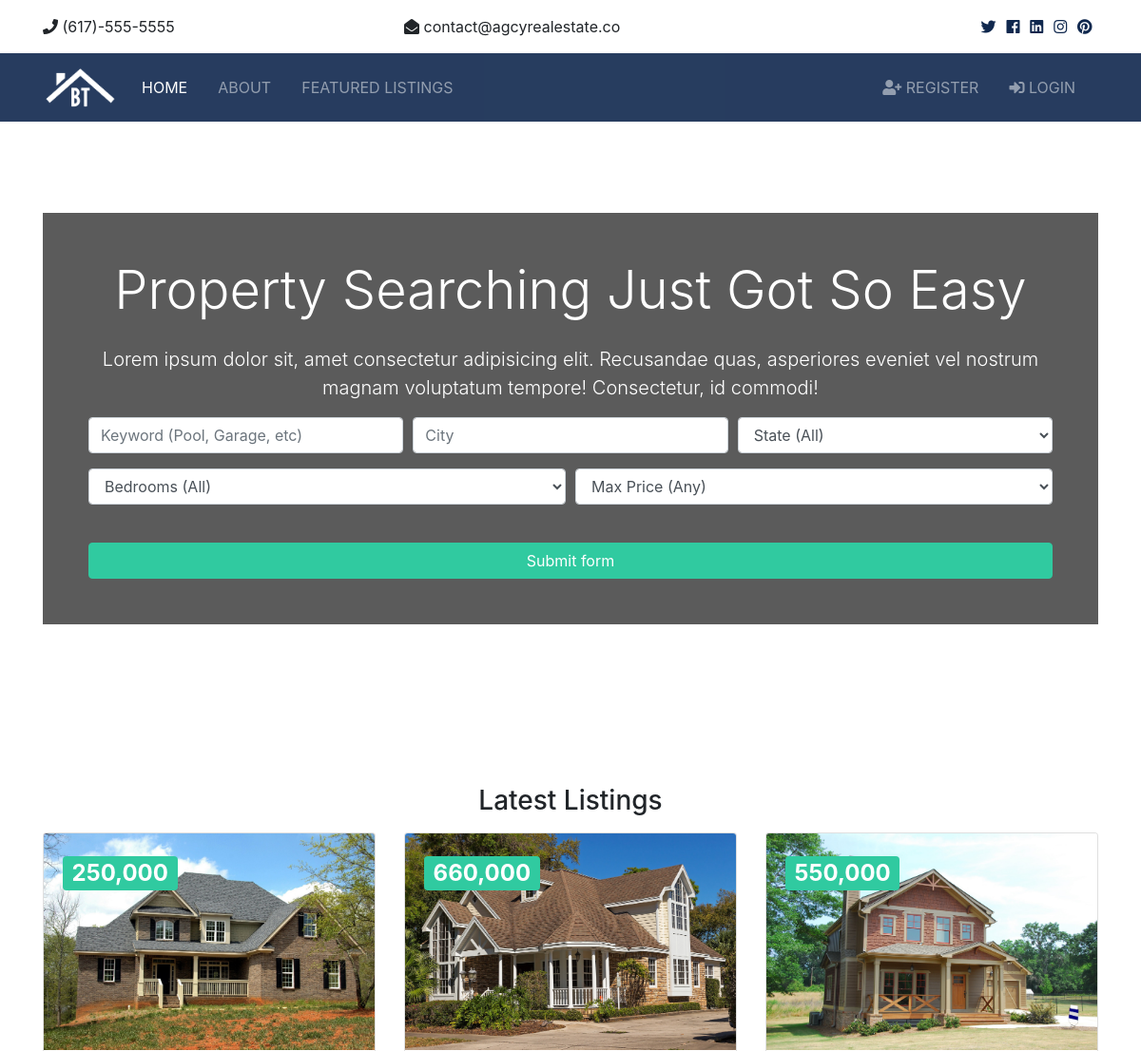
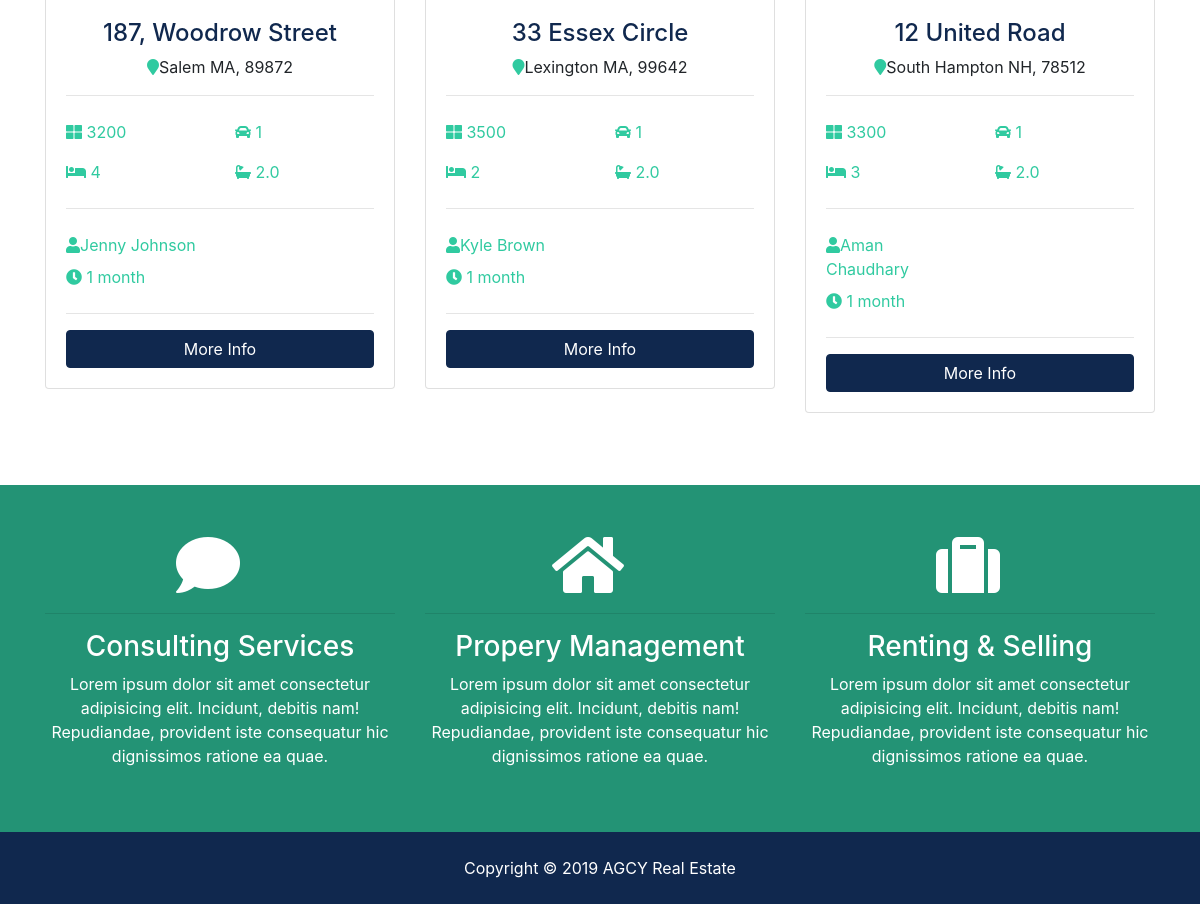
The page / on the database its author committed (2 pictures, top to bottom).
### listings/models.py (models this page shows, shortened)
class Listing(models.Model):
	realtor = models.ForeignKey(Realtor, on_delete=models.DO_NOTHING)
	title = models.CharField(max_length=200)
	address = models.CharField(max_length=200)
	city = models.CharField(max_length=100)
	state = models.CharField(max_length=100)
	zipcode = models.CharField(max_length=20)
	description = models.TextField(blank=True)
	price = models.IntegerField()
	bedrooms = models.IntegerField()
	bathrooms = models.DecimalField(max_digits=2, decimal_places=1)
	garage = models.IntegerField(default=0)
	sqft = models.IntegerField()
	lot_size = models.DecimalField(max_digits=5, decimal_places=1)
	photo_main = models.ImageField(upload_to='photos/%Y/%m/%d/')
	photo_1 = models.ImageField(upload_to='photos/%Y/%m/%d/', blank=True)
	photo_2 = models.ImageField(upload_to='photos/%Y/%m/%d/', blank=True)
	photo_2 = models.ImageField(upload_to='photos/%Y/%m/%d/', blank=True)
	photo_3 = models.ImageField(upload_to='photos/%Y/%m/%d/', blank=True)
	photo_4 = models.ImageField(upload_to='photos/%Y/%m/%d/', blank=True)
	photo_5 = models.ImageField(upload_to='photos/%Y/%m/%d/', blank=True)
	photo_6 = models.ImageField(upload_to='photos/%Y/%m/%d/', blank=True)
	is_published = models.BooleanField(default=True)
	list_date = models.DateTimeField(default=datetime.now, blank=True)

### realtors/models.py (models this page shows)
class Realtor(models.Model):
	name = models.CharField(max_length=200)
	photo = models.ImageField(upload_to='photos/%Y/%m/%d')
	description = models.TextField(blank=True)
	phone = models.CharField(max_length=20)
	email = models.CharField(max_length=50)
	is_mvp = models.BooleanField(default=False)
	hire_date = models.DateTimeField(default=datetime.now)
	def __str__(self):
		return self.name

### pages/views.py (the view)
# urls.py: path('',views.index,name='listings'),
def index(request):
	listings = Listing.objects.order_by('-list_date').filter(is_published=True)[:3]
	context={
		'listings': listings,
		'state_choices': state_choices,
		'price_choices': price_choices,
		'bedroom_choices': bedroom_choices
	}
	return render(request, 'pages/index.html',context)

### templates/pages/index.html (shortened to what this page needs)
{% extends 'base.html' %}
{% load humanize %}
{% block content %}
  <section id="showcase">
    <div class="container text-center">
      <div class="home-search p-5">
        <div class="overlay p-5">
          <h1 class="display-4 mb-4">
            Property Searching Just Got So Easy
          </h1>
          <p class="lead">Lorem ipsum dolor sit, amet consectetur adipisicing elit. Recusandae quas, asperiores eveniet vel nostrum magnam
            voluptatum tempore! Consectetur, id commodi!</p>
          <div class="search">
            <form action="{% url 'search' %}">
              <div class="form-row">
                <div class="col-md-4 mb-3">
                  <input type="text" name="keywords" class="form-control" placeholder="Keyword (Pool, Garage, etc)">
                </div>
                <div class="col-md-4 mb-3">
                  <input type="text" name="city" class="form-control" placeholder="City">
                </div>
                <div class="col-md-4 mb-3">
                  <select name="state" class="form-control">
                    <option selected="true" disabled="disabled">State (All)</option>
                  </select>
                </div>
              </div>
              <div class="form-row">
                <div class="col-md-6 mb-3">
                  <select name="bedrooms" class="form-control">
                    <option selected="true" disabled="disabled">Bedrooms (All)</option>
                  </select>
                </div>
                <div class="col-md-6 mb-3">
                  <select name="price" class="form-control" id="type">
                    <option selected="true" disabled="disabled">Max Price (Any)</option>
                  </select>
                </div>
              </div>
              <button class="btn btn-secondary btn-block mt-4" type="submit">Submit form</button>
            </form>
          </div>
        </div>
      </div>
    </div>
  </section>
  <section id="listings" class="py-5">
    <div class="container">
      <h3 class="text-center mb-3">Latest Listings</h3>
      <div class="row">
        {% if listings %}
          {% for listing in listings %}
            <div class="col-md-6 col-lg-4 mb-4">
              <div class="card listing-preview">
                <img class="card-img-top" src="{{listing.photo_main.url}}" alt="">
                <div class="card-img-overlay">
                  <h2>
                    <span class="badge badge-secondary text-white">{{listing.price | intcomma}}</span>
                  </h2>
                </div>
                <div class="card-body">
                  <div class="listing-heading text-center">
                    <h4 class="text-primary">{{listing.title}}</h4>
                    <p>
                      <i class="fas fa-map-marker text-secondary"></i>{{listing.city}} {{listing.state}}, {{listing.zipcode}}</p>
                  </div>
                  <hr>
                  <div class="row py-2 text-secondary">
                    <div class="col-6">
                      <i class="fas fa-th-large"></i> {{listing.sqft}} </div>
                    <div class="col-6">
                      <i class="fas fa-car"></i> {{listing.garage}} </div>
                  </div>
                  <div class="row py-2 text-secondary">
                    <div class="col-6">
                      <i class="fas fa-bed"></i> {{listing.bedrooms}} </div>
                    <div class="col-6">
                      <i class="fas fa-bath"></i> {{listing.bathrooms}} </div>
                  </div>
                  <hr>
                  <div class="row py-2 text-secondary">
                    <div class="col-6">
                      <i class="fas fa-user"></i>{{ listing.realtor }}</div>
                  </div>
                  <div class="row text-secondary pb-2">
                    <div class="col-6">
                      <i class="fas fa-clock"></i> {{listing.list_date | timesince}} </div>
                  </div>
                  <hr>
                  <a href="{% url 'listing' listing.id %}" class="btn btn-primary btn-block">More Info</a>
                </div>
              </div>
            </div>
          {% endfor %}
        {% else %}
          <div class="col-md-12">
            <p>No listing available</p>
          </div>
        {% endif %}
      </div>
    </div>
  </section>
  <section id="services" class="py-5 bg-secondary text-white">
    <div class="container">
      <div class="row text-center">
        <div class="col-md-4">
          <i class="fas fa-comment fa-4x mr-4"></i>
          <hr>
          <h3>Consulting Services</h3>
          <p>Lorem ipsum dolor sit amet consectetur adipisicing elit. Incidunt, debitis nam! Repudiandae, provident iste consequatur
            hic dignissimos ratione ea quae.</p>
        </div>
        <div class="col-md-4">
          <i class="fas fa-home fa-4x mr-4"></i>
          <hr>
          <h3>Propery Management</h3>
          <p>Lorem ipsum dolor sit amet consectetur adipisicing elit. Incidunt, debitis nam! Repudiandae, provident iste consequatur
            hic dignissimos ratione ea quae.</p>
        </div>
        <div class="col-md-4">
          <i class="fas fa-suitcase fa-4x mr-4"></i>
          <hr>
          <h3>Renting & Selling</h3>
          <p>Lorem ipsum dolor sit amet consectetur adipisicing elit. Incidunt, debitis nam! Repudiandae, provident iste consequatur
            hic dignissimos ratione ea quae.</p>
        </div>
      </div>
    </div>
  </section>
{%endblock%}

### btre/static/css/all.css (style rules this page uses)
.fa, .fas, .far, .fal, .fab { -moz-osx-font-smoothing: grayscale; -webkit-font-smoothing: antialiased; display: inline-block; font-style: normal; font-variant: normal; text-rendering: auto; line-height: 1; }
.fa-4x { font-size: 4em; }
.fa-bath:before { content: "\f2cd"; }
.fa-bed:before { content: "\f236"; }
.fa-car:before { content: "\f1b9"; }
.fa-clock:before { content: "\f017"; }
.fa-comment:before { content: "\f075"; }
.fa-home:before { content: "\f015"; }
.fa-map-marker:before { content: "\f041"; }
.fa-suitcase:before { content: "\f0f2"; }
.fa-th-large:before { content: "\f009"; }
.fa-user:before { content: "\f007"; }
.fa, .fas { font-family: 'Font Awesome 5 Free'; font-weight: 900; }

### btre/static/css/style.css (style rules this page uses)
.btn-secondary { color: #fff !important; }
img { width: 100%; }
#showcase { background: url(../img/showcase.jpg) no-repeat top center fixed/cover; position: relative; min-height: 650px; color: #fff; padding-top: 6rem; }
#showcase .home-search { min-height: 400px; position: relative; border-radius: 5px; }
#showcase .overlay { content: ''; position: absolute; top: 0; left: 0; min-height: 400px; width: 100%; background: rgba(51, 51, 51, 0.8); }
#services { background: url(../img/building.jpg) no-repeat top center fixed/cover; min-height: 300px; position: relative; overflow: hidden; }
#services::before { content: ''; position: absolute; top: 0; left: 0; min-height: 100%; width: 100%; background: rgba(32, 134, 107, 0.8); }
.listing-preview a { position: relative; }

### rows shown on the page
Listing: photo_main (picture), price "250,000", title "187, Woodrow Street", city "Salem", state "MA", zipcode "89872", sqft "3200", garage "1", bedrooms "4", bathrooms "2.0", realtor "Jenny Johnson", list_date "1 month"
Listing: photo_main (picture), price "660,000", title "33 Essex Circle", city "Lexington", state "MA", zipcode "99642", sqft "3500", garage "1", bedrooms "2", bathrooms "2.0", realtor "Kyle Brown", list_date "1 month"
Listing: photo_main (picture), price "550,000", title "12 United Road", city "South Hampton", state "NH", zipcode "78512", sqft "3300", garage "1", bedrooms "3", bathrooms "2.0", realtor "Aman Chaudhary", list_date "1 month"
